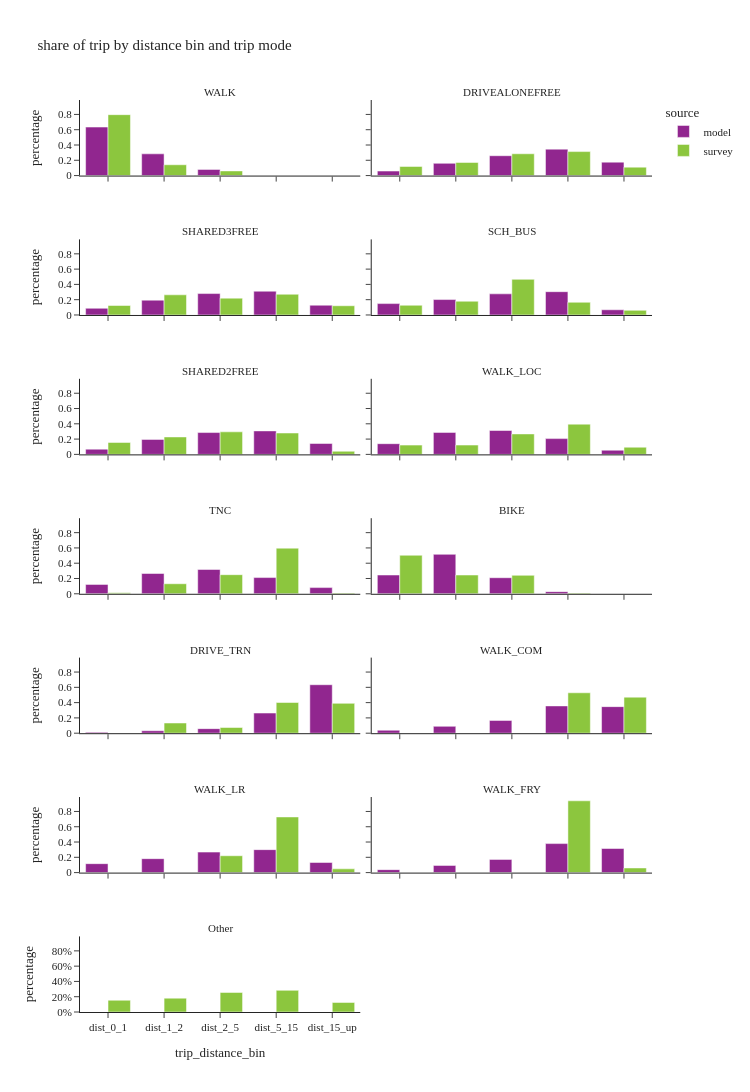

The notebook cell this image was saved under:
### Markdown cell above
## trip destination by mode

### Code cell
util.plot_share_facetbar(trip_data, 'trip_weight', share_col="trip_distance_bin", title="share of trip by distance bin and trip mode", 

                            facet_col="trip_mode", facet_col_wrap=2, height=1400, orientation='v')

### Figure 1 — Plotly figure (JSON) as saved in the notebook; plotly's stock layout.template omitted (floating-point values rounded to 4 significant figures)
{"data": [{"alignmentgroup": "True", "customdata": [[1045540], [468443], [133437], [74]], "hovertemplate": "source=model<br>trip_mode=WALK<br>trip_distance_bin=%{x}<br>percentage=%{y}<br>sample_size=%{customdata[0]}<extra></extra>", "legendgroup": "model", "marker": {"color": "#91268F", "pattern": {"shape": ""}}, "name": "model", "offsetgroup": "model", "orientation": "v", "showlegend": true, "textposition": "auto", "type": "bar", "x": ["dist_0_1", "dist_1_2", "dist_2_5", "dist_5_15"], "xaxis": "x13", "y": [0.6346, 0.2843, 0.08099, 4.492e-05], "yaxis": "y13"}, {"alignmentgroup": "True", "customdata": [[389607], [1057356], [1715898], [2286053], [1161460]], "hovertemplate": "source=model<br>trip_mode=DRIVEALONEFREE<br>trip_distance_bin=%{x}<br>percentage=%{y}<br>sample_size=%{customdata[0]}<extra></extra>", "legendgroup": "model", "marker": {"color": "#91268F", "pattern": {"shape": ""}}, "name": "model", "offsetgroup": "model", "orientation": "v", "showlegend": false, "textposition": "auto", "type": "bar", "x": ["dist_0_1", "dist_1_2", "dist_2_5", "dist_5_15", "dist_15_up"], "xaxis": "x14", "y": [0.05894, 0.16, 0.2596, 0.3458, 0.1757], "yaxis": "y14"}, {"alignmentgroup": "True", "customdata": [[166466], [369052], [533261], [591938], [243461]], "hovertemplate": "source=model<br>trip_mode=SHARED3FREE<br>trip_distance_bin=%{x}<br>percentage=%{y}<br>sample_size=%{customdata[0]}<extra></extra>", "legendgroup": "model", "marker": {"color": "#91268F", "pattern": {"shape": ""}}, "name": "model", "offsetgroup": "model", "orientation": "v", "showlegend": false, "textposition": "auto", "type": "bar", "x": ["dist_0_1", "dist_1_2", "dist_2_5", "dist_5_15", "dist_15_up"], "xaxis": "x11", "y": [0.08742, 0.1938, 0.28, 0.3109, 0.1279], "yaxis": "y11"}, {"alignmentgroup": "True", "customdata": [[44277], [60007], [82238], [90631], [20276]], "hovertemplate": "source=model<br>trip_mode=SCH_BUS<br>trip_distance_bin=%{x}<br>percentage=%{y}<br>sample_size=%{customdata[0]}<extra></extra>", "legendgroup": "model", "marker": {"color": "#91268F", "pattern": {"shape": ""}}, "name": "model", "offsetgroup": "model", "orientation": "v", "showlegend": false, "textposition": "auto", "type": "bar", "x": ["dist_0_1", "dist_1_2", "dist_2_5", "dist_5_15", "dist_15_up"], "xaxis": "x12", "y": [0.1489, 0.2018, 0.2765, 0.3047, 0.06817], "yaxis": "y12"}, {"alignmentgroup": "True", "customdata": [[189744], [546881], [796061], [856535], [397549]], "hovertemplate": "source=model<br>trip_mode=SHARED2FREE<br>trip_distance_bin=%{x}<br>percentage=%{y}<br>sample_size=%{customdata[0]}<extra></extra>", "legendgroup": "model", "marker": {"color": "#91268F", "pattern": {"shape": ""}}, "name": "model", "offsetgroup": "model", "orientation": "v", "showlegend": false, "textposition": "auto", "type": "bar", "x": ["dist_0_1", "dist_1_2", "dist_2_5", "dist_5_15", "dist_15_up"], "xaxis": "x9", "y": [0.06809, 0.1962, 0.2857, 0.3074, 0.1427], "yaxis": "y9"}, {"alignmentgroup": "True", "customdata": [[28137], [57863], [62944], [41523], [10979]], "hovertemplate": "source=model<br>trip_mode=WALK_LOC<br>trip_distance_bin=%{x}<br>percentage=%{y}<br>sample_size=%{customdata[0]}<extra></extra>", "legendgroup": "model", "marker": {"color": "#91268F", "pattern": {"shape": ""}}, "name": "model", "offsetgroup": "model", "orientation": "v", "showlegend": false, "textposition": "auto", "type": "bar", "x": ["dist_0_1", "dist_1_2", "dist_2_5", "dist_5_15", "dist_15_up"], "xaxis": "x10", "y": [0.1397, 0.2872, 0.3125, 0.2061, 0.0545], "yaxis": "y10"}, {"alignmentgroup": "True", "customdata": [[15772], [34041], [40800], [27189], [10381]], "hovertemplate": "source=model<br>trip_mode=TNC<br>trip_distance_bin=%{x}<br>percentage=%{y}<br>sample_size=%{customdata[0]}<extra></extra>", "legendgroup": "model", "marker": {"color": "#91268F", "pattern": {"shape": ""}}, "name": "model", "offsetgroup": "model", "orientation": "v", "showlegend": false, "textposition": "auto", "type": "bar", "x": ["dist_0_1", "dist_1_2", "dist_2_5", "dist_5_15", "dist_15_up"], "xaxis": "x7", "y": [0.123, 0.2656, 0.3183, 0.2121, 0.08099], "yaxis": "y7"}, {"alignmentgroup": "True", "customdata": [[55090], [115829], [47136], [6271], [74]], "hovertemplate": "source=model<br>trip_mode=BIKE<br>trip_distance_bin=%{x}<br>percentage=%{y}<br>sample_size=%{customdata[0]}<extra></extra>", "legendgroup": "model", "marker": {"color": "#91268F", "pattern": {"shape": ""}}, "name": "model", "offsetgroup": "model", "orientation": "v", "showlegend": false, "textposition": "auto", "type": "bar", "x": ["dist_0_1", "dist_1_2", "dist_2_5", "dist_5_15", "dist_15_up"], "xaxis": "x8", "y": [0.2455, 0.5162, 0.2101, 0.02795, 0.0003298], "yaxis": "y8"}, {"alignmentgroup": "True", "customdata": [[91], [275], [506], [2244], [5401]], "hovertemplate": "source=model<br>trip_mode=DRIVE_TRN<br>trip_distance_bin=%{x}<br>percentage=%{y}<br>sample_size=%{customdata[0]}<extra></extra>", "legendgroup": "model", "marker": {"color": "#91268F", "pattern": {"shape": ""}}, "name": "model", "offsetgroup": "model", "orientation": "v", "showlegend": false, "textposition": "auto", "type": "bar", "x": ["dist_0_1", "dist_1_2", "dist_2_5", "dist_5_15", "dist_15_up"], "xaxis": "x5", "y": [0.01068, 0.03229, 0.05941, 0.2635, 0.6341], "yaxis": "y5"}, {"alignmentgroup": "True", "customdata": [[156], [362], [674], [1440], [1402]], "hovertemplate": "source=model<br>trip_mode=WALK_COM<br>trip_distance_bin=%{x}<br>percentage=%{y}<br>sample_size=%{customdata[0]}<extra></extra>", "legendgroup": "model", "marker": {"color": "#91268F", "pattern": {"shape": ""}}, "name": "model", "offsetgroup": "model", "orientation": "v", "showlegend": false, "textposition": "auto", "type": "bar", "x": ["dist_0_1", "dist_1_2", "dist_2_5", "dist_5_15", "dist_15_up"], "xaxis": "x6", "y": [0.03867, 0.08974, 0.1671, 0.357, 0.3475], "yaxis": "y6"}, {"alignmentgroup": "True", "customdata": [[9533], [14853], [21850], [24497], [10796]], "hovertemplate": "source=model<br>trip_mode=WALK_LR<br>trip_distance_bin=%{x}<br>percentage=%{y}<br>sample_size=%{customdata[0]}<extra></extra>", "legendgroup": "model", "marker": {"color": "#91268F", "pattern": {"shape": ""}}, "name": "model", "offsetgroup": "model", "orientation": "v", "showlegend": false, "textposition": "auto", "type": "bar", "x": ["dist_0_1", "dist_1_2", "dist_2_5", "dist_5_15", "dist_15_up"], "xaxis": "x3", "y": [0.1169, 0.1822, 0.268, 0.3005, 0.1324], "yaxis": "y3"}, {"alignmentgroup": "True", "customdata": [[88], [214], [393], [863], [717]], "hovertemplate": "source=model<br>trip_mode=WALK_FRY<br>trip_distance_bin=%{x}<br>percentage=%{y}<br>sample_size=%{customdata[0]}<extra></extra>", "legendgroup": "model", "marker": {"color": "#91268F", "pattern": {"shape": ""}}, "name": "model", "offsetgroup": "model", "orientation": "v", "showlegend": false, "textposition": "auto", "type": "bar", "x": ["dist_0_1", "dist_1_2", "dist_2_5", "dist_5_15", "dist_15_up"], "xaxis": "x4", "y": [0.03868, 0.09407, 0.1727, 0.3793, 0.3152], "yaxis": "y4"}, {"alignmentgroup": "True", "customdata": [[2750], [536], [176], [8]], "hovertemplate": "source=survey<br>trip_mode=WALK<br>trip_distance_bin=%{x}<br>percentage=%{y}<br>sample_size=%{customdata[0]}<extra></extra>", "legendgroup": "survey", "marker": {"color": "#8CC63E", "pattern": {"shape": ""}}, "name": "survey", "offsetgroup": "survey", "orientation": "v", "showlegend": true, "textposition": "auto", "type": "bar", "x": ["dist_0_1", "dist_1_2", "dist_2_5", "dist_5_15"], "xaxis": "x13", "y": [0.797, 0.1415, 0.06084, 0.0007169], "yaxis": "y13"}, {"alignmentgroup": "True", "customdata": [[964], [1244], [2090], [1992], [754]], "hovertemplate": "source=survey<br>trip_mode=DRIVEALONEFREE<br>trip_distance_bin=%{x}<br>percentage=%{y}<br>sample_size=%{customdata[0]}<extra></extra>", "legendgroup": "survey", "marker": {"color": "#8CC63E", "pattern": {"shape": ""}}, "name": "survey", "offsetgroup": "survey", "orientation": "v", "showlegend": false, "textposition": "auto", "type": "bar", "x": ["dist_0_1", "dist_1_2", "dist_2_5", "dist_5_15", "dist_15_up"], "xaxis": "x14", "y": [0.1194, 0.1715, 0.2851, 0.3137, 0.1104], "yaxis": "y14"}, {"alignmentgroup": "True", "customdata": [[163], [186], [308], [262], [66]], "hovertemplate": "source=survey<br>trip_mode=SHARED3FREE<br>trip_distance_bin=%{x}<br>percentage=%{y}<br>sample_size=%{customdata[0]}<extra></extra>", "legendgroup": "survey", "marker": {"color": "#8CC63E", "pattern": {"shape": ""}}, "name": "survey", "offsetgroup": "survey", "orientation": "v", "showlegend": false, "textposition": "auto", "type": "bar", "x": ["dist_0_1", "dist_1_2", "dist_2_5", "dist_5_15", "dist_15_up"], "xaxis": "x11", "y": [0.124, 0.2637, 0.2204, 0.271, 0.1208], "yaxis": "y11"}, {"alignmentgroup": "True", "customdata": [[19], [40], [72], [23], [7]], "hovertemplate": "source=survey<br>trip_mode=SCH_BUS<br>trip_distance_bin=%{x}<br>percentage=%{y}<br>sample_size=%{customdata[0]}<extra></extra>", "legendgroup": "survey", "marker": {"color": "#8CC63E", "pattern": {"shape": ""}}, "name": "survey", "offsetgroup": "survey", "orientation": "v", "showlegend": false, "textposition": "auto", "type": "bar", "x": ["dist_0_1", "dist_1_2", "dist_2_5", "dist_5_15", "dist_15_up"], "xaxis": "x12", "y": [0.1272, 0.1799, 0.4661, 0.1662, 0.06063], "yaxis": "y12"}, {"alignmentgroup": "True", "customdata": [[397], [579], [842], [610], [185]], "hovertemplate": "source=survey<br>trip_mode=SHARED2FREE<br>trip_distance_bin=%{x}<br>percentage=%{y}<br>sample_size=%{customdata[0]}<extra></extra>", "legendgroup": "survey", "marker": {"color": "#8CC63E", "pattern": {"shape": ""}}, "name": "survey", "offsetgroup": "survey", "orientation": "v", "showlegend": false, "textposition": "auto", "type": "bar", "x": ["dist_0_1", "dist_1_2", "dist_2_5", "dist_5_15", "dist_15_up"], "xaxis": "x9", "y": [0.1562, 0.2281, 0.295, 0.2796, 0.04107], "yaxis": "y9"}, {"alignmentgroup": "True", "customdata": [[83], [138], [229], [224], [60]], "hovertemplate": "source=survey<br>trip_mode=WALK_LOC<br>trip_distance_bin=%{x}<br>percentage=%{y}<br>sample_size=%{customdata[0]}<extra></extra>", "legendgroup": "survey", "marker": {"color": "#8CC63E", "pattern": {"shape": ""}}, "name": "survey", "offsetgroup": "survey", "orientation": "v", "showlegend": false, "textposition": "auto", "type": "bar", "x": ["dist_0_1", "dist_1_2", "dist_2_5", "dist_5_15", "dist_15_up"], "xaxis": "x10", "y": [0.1212, 0.1217, 0.2676, 0.3957, 0.0938], "yaxis": "y10"}, {"alignmentgroup": "True", "customdata": [[6], [15], [23], [21], [1]], "hovertemplate": "source=survey<br>trip_mode=TNC<br>trip_distance_bin=%{x}<br>percentage=%{y}<br>sample_size=%{customdata[0]}<extra></extra>", "legendgroup": "survey", "marker": {"color": "#8CC63E", "pattern": {"shape": ""}}, "name": "survey", "offsetgroup": "survey", "orientation": "v", "showlegend": false, "textposition": "auto", "type": "bar", "x": ["dist_0_1", "dist_1_2", "dist_2_5", "dist_5_15", "dist_15_up"], "xaxis": "x7", "y": [0.01252, 0.1313, 0.25, 0.597, 0.009237], "yaxis": "y7"}, {"alignmentgroup": "True", "customdata": [[144], [103], [135], [9]], "hovertemplate": "source=survey<br>trip_mode=BIKE<br>trip_distance_bin=%{x}<br>percentage=%{y}<br>sample_size=%{customdata[0]}<extra></extra>", "legendgroup": "survey", "marker": {"color": "#8CC63E", "pattern": {"shape": ""}}, "name": "survey", "offsetgroup": "survey", "orientation": "v", "showlegend": false, "textposition": "auto", "type": "bar", "x": ["dist_0_1", "dist_1_2", "dist_2_5", "dist_5_15"], "xaxis": "x8", "y": [0.5042, 0.2454, 0.2415, 0.008912], "yaxis": "y8"}, {"alignmentgroup": "True", "customdata": [[2], [2], [15], [12]], "hovertemplate": "source=survey<br>trip_mode=DRIVE_TRN<br>trip_distance_bin=%{x}<br>percentage=%{y}<br>sample_size=%{customdata[0]}<extra></extra>", "legendgroup": "survey", "marker": {"color": "#8CC63E", "pattern": {"shape": ""}}, "name": "survey", "offsetgroup": "survey", "orientation": "v", "showlegend": false, "textposition": "auto", "type": "bar", "x": ["dist_1_2", "dist_2_5", "dist_5_15", "dist_15_up"], "xaxis": "x5", "y": [0.1333, 0.0746, 0.4017, 0.3904], "yaxis": "y5"}, {"alignmentgroup": "True", "customdata": [[3], [6]], "hovertemplate": "source=survey<br>trip_mode=WALK_COM<br>trip_distance_bin=%{x}<br>percentage=%{y}<br>sample_size=%{customdata[0]}<extra></extra>", "legendgroup": "survey", "marker": {"color": "#8CC63E", "pattern": {"shape": ""}}, "name": "survey", "offsetgroup": "survey", "orientation": "v", "showlegend": false, "textposition": "auto", "type": "bar", "x": ["dist_5_15", "dist_15_up"], "xaxis": "x6", "y": [0.5286, 0.4714], "yaxis": "y6"}, {"alignmentgroup": "True", "customdata": [[1], [10], [13], [2]], "hovertemplate": "source=survey<br>trip_mode=WALK_LR<br>trip_distance_bin=%{x}<br>percentage=%{y}<br>sample_size=%{customdata[0]}<extra></extra>", "legendgroup": "survey", "marker": {"color": "#8CC63E", "pattern": {"shape": ""}}, "name": "survey", "offsetgroup": "survey", "orientation": "v", "showlegend": false, "textposition": "auto", "type": "bar", "x": ["dist_1_2", "dist_2_5", "dist_5_15", "dist_15_up"], "xaxis": "x3", "y": [0.002314, 0.2204, 0.7281, 0.0492], "yaxis": "y3"}, {"alignmentgroup": "True", "customdata": [[4], [7]], "hovertemplate": "source=survey<br>trip_mode=WALK_FRY<br>trip_distance_bin=%{x}<br>percentage=%{y}<br>sample_size=%{customdata[0]}<extra></extra>", "legendgroup": "survey", "marker": {"color": "#8CC63E", "pattern": {"shape": ""}}, "name": "survey", "offsetgroup": "survey", "orientation": "v", "showlegend": false, "textposition": "auto", "type": "bar", "x": ["dist_5_15", "dist_15_up"], "xaxis": "x4", "y": [0.9394, 0.06063], "yaxis": "y4"}, {"alignmentgroup": "True", "customdata": [[63], [37], [39], [64], [34]], "hovertemplate": "source=survey<br>trip_mode=Other<br>trip_distance_bin=%{x}<br>percentage=%{y}<br>sample_size=%{customdata[0]}<extra></extra>", "legendgroup": "survey", "marker": {"color": "#8CC63E", "pattern": {"shape": ""}}, "name": "survey", "offsetgroup": "survey", "orientation": "v", "showlegend": false, "textposition": "auto", "type": "bar", "x": ["dist_0_1", "dist_1_2", "dist_2_5", "dist_5_15", "dist_15_up"], "xaxis": "x", "y": [0.1538, 0.1814, 0.2561, 0.2835, 0.1253], "yaxis": "y"}], "layout": {"annotations": [{"font": {}, "showarrow": false, "text": "Other", "x": 0.245, "xanchor": "center", "xref": "paper", "y": 0.08286, "yanchor": "bottom", "yref": "paper"}, {"font": {}, "showarrow": false, "text": "WALK_LR", "x": 0.245, "xanchor": "center", "xref": "paper", "y": 0.2357, "yanchor": "bottom", "yref": "paper"}, {"font": {}, "showarrow": false, "text": "WALK_FRY", "x": 0.755, "xanchor": "center", "xref": "paper", "y": 0.2357, "yanchor": "bottom", "yref": "paper"}, {"font": {}, "showarrow": false, "text": "DRIVE_TRN", "x": 0.245, "xanchor": "center", "xref": "paper", "y": 0.3886, "yanchor": "bottom", "yref": "paper"}, {"font": {}, "showarrow": false, "text": "WALK_COM", "x": 0.755, "xanchor": "center", "xref": "paper", "y": 0.3886, "yanchor": "bottom", "yref": "paper"}, {"font": {}, "showarrow": false, "text": "TNC", "x": 0.245, "xanchor": "center", "xref": "paper", "y": 0.5414, "yanchor": "bottom", "yref": "paper"}, {"font": {}, "showarrow": false, "text": "BIKE", "x": 0.755, "xanchor": "center", "xref": "paper", "y": 0.5414, "yanchor": "bottom", "yref": "paper"}, {"font": {}, "showarrow": false, "text": "SHARED2FREE", "x": 0.245, "xanchor": "center", "xref": "paper", "y": 0.6943, "yanchor": "bottom", "yref": "paper"}, {"font": {}, "showarrow": false, "text": "WALK_LOC", "x": 0.755, "xanchor": "center", "xref": "paper", "y": 0.6943, "yanchor": "bottom", "yref": "paper"}, {"font": {}, "showarrow": false, "text": "SHARED3FREE", "x": 0.245, "xanchor": "center", "xref": "paper", "y": 0.8471, "yanchor": "bottom", "yref": "paper"}, {"font": {}, "showarrow": false, "text": "SCH_BUS", "x": 0.755, "xanchor": "center", "xref": "paper", "y": 0.8471, "yanchor": "bottom", "yref": "paper"}, {"font": {}, "showarrow": false, "text": "WALK", "x": 0.245, "xanchor": "center", "xref": "paper", "y": 1.0, "yanchor": "bottom", "yref": "paper"}, {"font": {}, "showarrow": false, "text": "DRIVEALONEFREE", "x": 0.755, "xanchor": "center", "xref": "paper", "y": 1.0, "yanchor": "bottom", "yref": "paper"}], "barmode": "group", "height": 1400, "legend": {"title": {"text": "source"}, "tracegroupgap": 0}, "title": {"text": "share of trip by distance bin and trip mode"}, "width": 750, "xaxis": {"anchor": "y", "domain": [0.0, 0.49], "title": {"text": "trip_distance_bin"}}, "xaxis10": {"anchor": "y10", "domain": [0.51, 1.0], "matches": "x", "showticklabels": false}, "xaxis11": {"anchor": "y11", "domain": [0.0, 0.49], "matches": "x", "showticklabels": false}, "xaxis12": {"anchor": "y12", "domain": [0.51, 1.0], "matches": "x", "showticklabels": false}, "xaxis13": {"anchor": "y13", "domain": [0.0, 0.49], "matches": "x", "showticklabels": false}, "xaxis14": {"anchor": "y14", "domain": [0.51, 1.0], "matches": "x", "showticklabels": false}, "xaxis2": {"anchor": "y2", "domain": [0.51, 1.0], "matches": "x", "title": {"text": "trip_distance_bin"}}, "xaxis3": {"anchor": "y3", "domain": [0.0, 0.49], "matches": "x", "showticklabels": false}, "xaxis4": {"anchor": "y4", "domain": [0.51, 1.0], "matches": "x", "showticklabels": false}, "xaxis5": {"anchor": "y5", "domain": [0.0, 0.49], "matches": "x", "showticklabels": false}, "xaxis6": {"anchor": "y6", "domain": [0.51, 1.0], "matches": "x", "showticklabels": false}, "xaxis7": {"anchor": "y7", "domain": [0.0, 0.49], "matches": "x", "showticklabels": false}, "xaxis8": {"anchor": "y8", "domain": [0.51, 1.0], "matches": "x", "showticklabels": false}, "xaxis9": {"anchor": "y9", "domain": [0.0, 0.49], "matches": "x", "showticklabels": false}, "yaxis": {"anchor": "x", "domain": [0.0, 0.08286], "tickformat": ".0%", "title": {"text": "percentage"}}, "yaxis10": {"anchor": "x10", "domain": [0.6114, 0.6943], "matches": "y", "showticklabels": false}, "yaxis11": {"anchor": "x11", "domain": [0.7643, 0.8471], "matches": "y", "title": {"text": "percentage"}}, "yaxis12": {"anchor": "x12", "domain": [0.7643, 0.8471], "matches": "y", "showticklabels": false}, "yaxis13": {"anchor": "x13", "domain": [0.9171, 1.0], "matches": "y", "title": {"text": "percentage"}}, "yaxis14": {"anchor": "x14", "domain": [0.9171, 1.0], "matches": "y", "showticklabels": false}, "yaxis2": {"anchor": "x2", "domain": [0.0, 0.08286], "matches": "y", "showticklabels": false, "tickformat": ".0%"}, "yaxis3": {"anchor": "x3", "domain": [0.1529, 0.2357], "matches": "y", "title": {"text": "percentage"}}, "yaxis4": {"anchor": "x4", "domain": [0.1529, 0.2357], "matches": "y", "showticklabels": false}, "yaxis5": {"anchor": "x5", "domain": [0.3057, 0.3886], "matches": "y", "title": {"text": "percentage"}}, "yaxis6": {"anchor": "x6", "domain": [0.3057, 0.3886], "matches": "y", "showticklabels": false}, "yaxis7": {"anchor": "x7", "domain": [0.4586, 0.5414], "matches": "y", "title": {"text": "percentage"}}, "yaxis8": {"anchor": "x8", "domain": [0.4586, 0.5414], "matches": "y", "showticklabels": false}, "yaxis9": {"anchor": "x9", "domain": [0.6114, 0.6943], "matches": "y", "title": {"text": "percentage"}}}}
